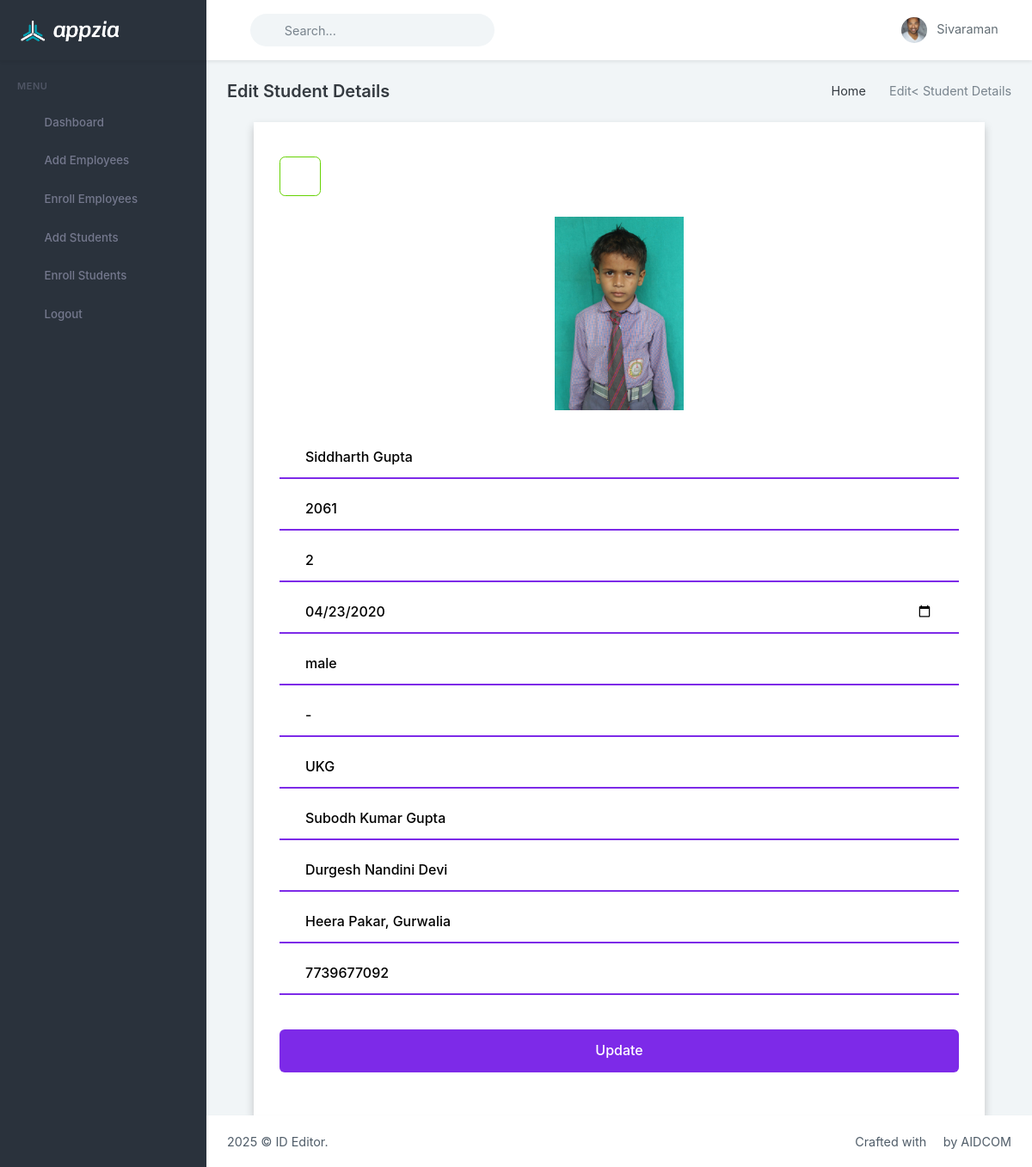
Page /edit_student.php?id=6 (signed in) on the committed database.
### tables this page shows
CREATE TABLE `admin_directory` (
  `id` int NOT NULL,
  `admin_phone` varchar(120) NOT NULL,
  `admin_name` varchar(120) NOT NULL,
  `passcode` varchar(120) NOT NULL,
  `registration_date` timestamp NOT NULL DEFAULT CURRENT_TIMESTAMP
);

CREATE TABLE `students_directory` (
  `id` int NOT NULL,
  `student_name` varchar(360) NOT NULL,
  `register_number` varchar(360) NOT NULL,
  `studentID` varchar(360) NOT NULL,
  `date_of_birth` varchar(360) NOT NULL,
  `gender` varchar(360) NOT NULL,
  `blood_group` varchar(360) NOT NULL,
  `class` varchar(360) NOT NULL,
  `father_guardian_name` varchar(360) NOT NULL,
  `mother_name` varchar(360) NOT NULL,
  `address` varchar(360) NOT NULL,
  `emergency_contact` varchar(360) NOT NULL,
  `students_image` varchar(360) NOT NULL
);

### edit_student.php (the view, shortened to what this page needs)
<?php
include('master_page/dashboard_header.php');
include('master_page/dashboard_sidebar.php');
include('config.php');
?>
    <div class="main-content">
        <div class="page-content">
            <div class="container-fluid">
                <div class="row">
                    <div class="col-12">
                        <div class="page-title-box d-sm-flex align-items-center justify-content-between">
                            <h4 class="mb-sm-0">Edit Student Details</h4>
                            <div class="page-title-right">
                                <ol class="breadcrumb m-0">
                                    <li class="breadcrumb-item"><a href="dashboard.php">Home</a></li>
                                    <li class="breadcrumb-item active">Edit< Student Details</li>
                                </ol>
                            </div>
                        </div>
                    </div>
                </div>
                <div class="row">
                    <div class="container">
    <div class="d-flex justify-content-start">
            <a href="enroll_student.php" class="btn btn-lg btn-outline-success"><i class="ri-arrow-left-fill"></i></a>
      </div>
    <div class="forms mt-4">
        <div class="form-content">
        <div class="edit-form">
          <?php
          $selectedUID = $_GET['id'];
          $fetchSelectedID = mysqli_query($config,"SELECT * FROM students_directory WHERE id= '$selectedUID'");
          while ($row = mysqli_fetch_assoc($fetchSelectedID)) {?>
        <form method="POST" >
          <div style="text-align: center;">
               <img src="<?php echo $row['students_image']; ?>" width="150">
              </div>
            <div class="input-boxes">
              <div class="input-box">
                <i class="ri-user-fill"></i>
                <input type="text" id="student_name" name="student_name" placeholder="Enter student name" oninput="changetoTitle()" value="<?php echo $row['student_name']; ?>" required>
              </div>
              <div class="input-box">
                <i class="ri-registered-line"></i>
                <input type="text" id="register_number" value="<?php echo $row['register_number']; ?>" name="register_number" placeholder="Enter register number" required>
              </div>
              <div class="input-box">
                <i class="ri-user-4-fill"></i>
                <input type="text" id="studentID" value="<?php echo $row['studentID']; ?>" name="studentID" placeholder="Enter the studentID" required>
              </div>
              <div class="input-box">
                <i class="ri-calendar-event-fill"></i>
                <input type="date" id="date_of_birth" value="<?php echo $row['date_of_birth']; ?>" name="date_of_birth" placeholder="Enter date of birth" required>
              </div>
              <div class="input-box">
                <i class="ri-group-2-fill"></i>
                <input type="text" id="gender" value="<?php echo $row['gender']; ?>" name="gender" placeholder="Enter gender" required>
              </div>
              <div class="input-box">
                <i class="ri-contrast-drop-2-fill"></i>
                <input type="text" id="blood_group" value="<?php echo $row['blood_group']; ?>" name="blood_group" placeholder="Enter bloodgroup" required>
              </div>
              <div class="input-box">
                <i class="ri-account-pin-circle-fill"></i>
                <input type="text" id="class" value="<?php echo $row['class']; ?>" name="class" placeholder="Enter class" required>
              </div>
              <div class="input-box">
                <i class="ri-user-heart-fill"></i>
                <input type="text" id="father_guardian_name" value="<?php echo $row['father_guardian_name']; ?>" name="father_guardian_name" placeholder="Enter father/guardian name" required>
              </div>
              <div class="input-box">
                <i class="ri-user-heart-fill"></i>
                <input type="text" id="mother_name" value="<?php echo $row['mother_name']; ?>" name="mother_name" placeholder="Enter mother name" required>
              </div>
              <div class="input-box">
                <i class="ri-map-pin-user-fill"></i>
                <input type="text" id="address" value="<?php echo $row['address']; ?>" name="address" placeholder="Enter address" required>
              </div>
               <div class="input-box">
                <i class="ri-contacts-fill"></i>
                <input type="number" id="emergency_contact" name="emergency_contact" value="<?php echo $row['emergency_contact']; ?>" placeholder="Enter contact" min="1" onkeypress="if(this.value.length===10) return false" required>
              </div>
              <div class="button input-box">
                <input type="submit" name="update" value="Update">
              </div>
            </div>
      </form>
    <?php } ?>
    </div>
    </div>
    </div>
  </div>
                </div>
            </div>
        </div>
<?php
include('master_page/dashboard_footer.php');
?>

### master_page/dashboard_header.php (shortened to what this page needs)
<?php
include('config.php');
$fetchAdminName = mysqli_query($config,"SELECT * FROM admin_directory WHERE admin_phone = '{$_SESSION['activeID']}'");
while($row = mysqli_fetch_assoc($fetchAdminName))
{
	$adminName = $row['admin_name'];
}
?>
<!doctype html>
<html lang="en">
<head>
    <link href="modules/uitemplate/assets/libs/admin-resources/jquery.vectormap/jquery-jvectormap-1.2.2.css" rel="stylesheet"
        type="text/css" />
    <link rel="stylesheet" href="modules/uitemplate/assets/libs/morris.js/morris.css">
    <link href="modules/uitemplate/assets/libs/datatables.net-bs4/css/dataTables.bootstrap4.min.css" rel="stylesheet" type="text/css" />
    <link href="modules/uitemplate/assets/libs/datatables.net-responsive-bs4/css/responsive.bootstrap4.min.css" rel="stylesheet"
        type="text/css" />
    <link href="modules/uitemplate/assets/css/bootstrap.min.css" id="bootstrap-style" rel="stylesheet" type="text/css" />
    <link href="modules/uitemplate/assets/css/icons.min.css" rel="stylesheet" type="text/css" />
    <link href="modules/uitemplate/assets/css/app.min.css" id="app-style" rel="stylesheet" type="text/css" />
</head>
<body data-sidebar="dark">
<div id="layout-wrapper">
    <header id="page-topbar">
        <div class="navbar-header">
            <div class="d-flex">
                <div class="navbar-brand-box">
                    <a href="index.html" class="logo logo-light">
                        <span class="logo-lg">
                            <img src="modules/uitemplate/assets/images/logo-light.png" alt="logo-light" height="24">
                        </span>
                    </a>
                </div>
                <button type="button" class="btn btn-sm px-3 font-size-24 header-item waves-effect" id="vertical-menu-btn">
                    <i class="ri-menu-2-line align-middle"></i>
                </button>
                <form class="app-search d-none d-lg-block">
                    <div class="position-relative">
                        <input type="text" class="form-control" placeholder="Search...">
                        <span class="ri-search-line"></span>
                    </div>
                </form>
            </div>
            <div class="d-flex">
                <div class="dropdown d-none d-lg-inline-block ms-1">
                    <button type="button" class="btn header-item noti-icon waves-effect" data-toggle="fullscreen">
                        <i class="ri-fullscreen-line"></i>
                    </button>
                </div>
                <div class="dropdown d-inline-block user-dropdown">
                    <button type="button" class="btn header-item waves-effect" id="page-header-user-dropdown"
                        data-bs-toggle="dropdown" aria-haspopup="true" aria-expanded="false">
                        <img class="rounded-circle header-profile-user" src="modules/uitemplate/assets/images/users/avatar-2.jpg"
                            alt="Header Avatar">
                        <span class="d-none d-xl-inline-block ms-1"><?php echo $adminName; ?></span>
                        <i class="mdi mdi-chevron-down d-none d-xl-inline-block"></i>
                    </button>
                </div>
            </div>
        </div>
    </header>

### edit_student.php (style rules this page uses)
.container { position: relative; max-width: 850px; width: 100%; background: #fff; padding: 40px 30px; box-shadow: 0 5px 10px rgba(0, 0, 0, 0.2); perspective: 2700px; }
.container .forms { height: 100%; width: 100%; background: #fff; }
.container .form-content { display: flex; align-items: center; justify-content: space-between; }
.edit-form { width: 100%; }
.forms .form-content .input-boxes { margin-top: 30px; }
.forms .form-content .input-box { display: flex; align-items: center; height: 50px; width: 100%; margin: 10px 0; position: relative; }
.form-content .input-box input { height: 100%; width: 100%; outline: none; border: none; padding: 0 30px; font-size: 16px; font-weight: 500; border-bottom: 2px solid rgba(0, 0, 0, 0.2); transition: all 0.3s ease; }
.form-content .input-box input:focus, .form-content .input-box input:valid { border-color: #7d2ae8; }
.form-content .input-box i { position: absolute; color: #7d2ae8; font-size: 17px; }
.forms .form-content .button { color: #fff; margin-top: 40px; }
.forms .form-content .button input { color: #fff; background: #7d2ae8; border-radius: 6px; padding: 0; cursor: pointer; transition: all 0.4s ease; }

### rows in the picture
admin_directory: admin_name "Sivaraman"
students_directory: students_image (picture), student_name "Siddharth Gupta", register_number "2061", studentID "2", date_of_birth "04/23/2020", gender "male", blood_group "-", class "UKG", father_guardian_name "Subodh Kumar Gupta", mother_name "Durgesh Nandini Devi", address "Heera Pakar, Gurwalia", emergency_contact "7739677092"
